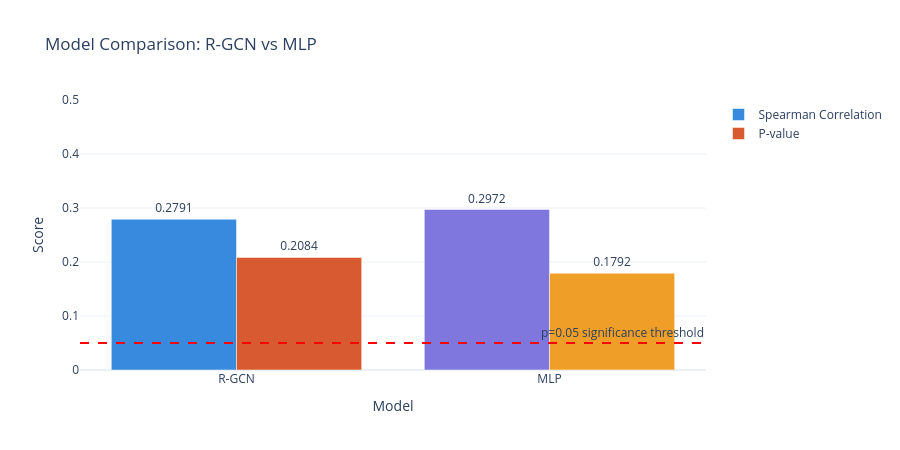

Write notebook code for a chart like this one.
### Code cell
fig = go.Figure()

fig.add_trace(go.Bar(
    name='Spearman Correlation',
    x=['R-GCN', 'MLP'],
    y=[0.2791, 0.2972],
    marker_color=['#378ADD', '#7F77DD'],
    text=['0.2791', '0.2972'],
    textposition='outside'
))

fig.add_trace(go.Bar(
    name='P-value',
    x=['R-GCN', 'MLP'],
    y=[0.2084, 0.1792],
    marker_color=['#D85A30', '#EF9F27'],
    text=['0.2084', '0.1792'],
    textposition='outside'
))

fig.add_hline(
    y=0.05,
    line_dash='dash',
    line_color='red',
    annotation_text='p=0.05 significance threshold',
    annotation_position='top right'
)

fig.update_layout(
    title='Model Comparison: R-GCN vs MLP',
    xaxis_title='Model',
    yaxis_title='Score',
    yaxis=dict(range=[0, 0.5]),
    template='plotly_white',
    barmode='group',
    height=450
)
fig.show()

### Figure 1 — Plotly figure (JSON) as saved in the notebook; plotly's stock layout.template omitted (floating-point values rounded to 4 significant figures)
{"data": [{"marker": {"color": ["#378ADD", "#7F77DD"]}, "name": "Spearman Correlation", "text": ["0.2791", "0.2972"], "textposition": "outside", "type": "bar", "x": ["R-GCN", "MLP"], "y": [0.2791, 0.2972]}, {"marker": {"color": ["#D85A30", "#EF9F27"]}, "name": "P-value", "text": ["0.2084", "0.1792"], "textposition": "outside", "type": "bar", "x": ["R-GCN", "MLP"], "y": [0.2084, 0.1792]}], "layout": {"annotations": [{"showarrow": false, "text": "p=0.05 significance threshold", "x": 1, "xanchor": "right", "xref": "x domain", "y": 0.05, "yanchor": "bottom", "yref": "y"}], "barmode": "group", "height": 450, "shapes": [{"line": {"color": "red", "dash": "dash"}, "type": "line", "x0": 0, "x1": 1, "xref": "x domain", "y0": 0.05, "y1": 0.05, "yref": "y"}], "title": {"text": "Model Comparison: R-GCN vs MLP"}, "xaxis": {"title": {"text": "Model"}}, "yaxis": {"range": [0, 0.5], "title": {"text": "Score"}}}}
